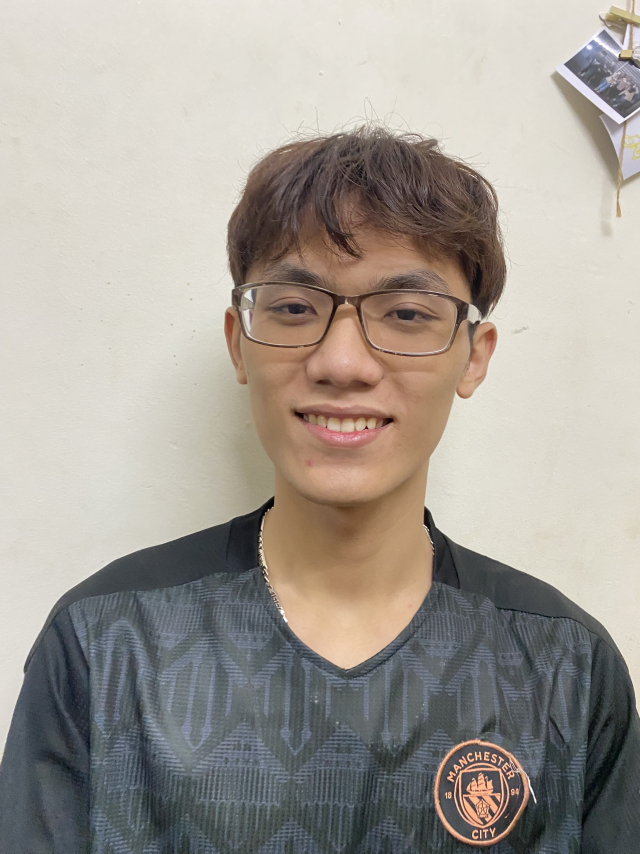
#> input picture Task #0103/cv.jpg, 1920 x 2560 px (shown at 1/3 size)
$ python open.py
#> lines starting #> are read from the running program, lines starting #| are printed output that depends on the picture; after the words box and inside, x2 and y2 are one past the last pixel; in counts of white or black regions, pixels touching at a corner belong together
import cv2
import numpy as np

image = cv2.imread('cv.jpg', cv2.THRESH_BINARY)
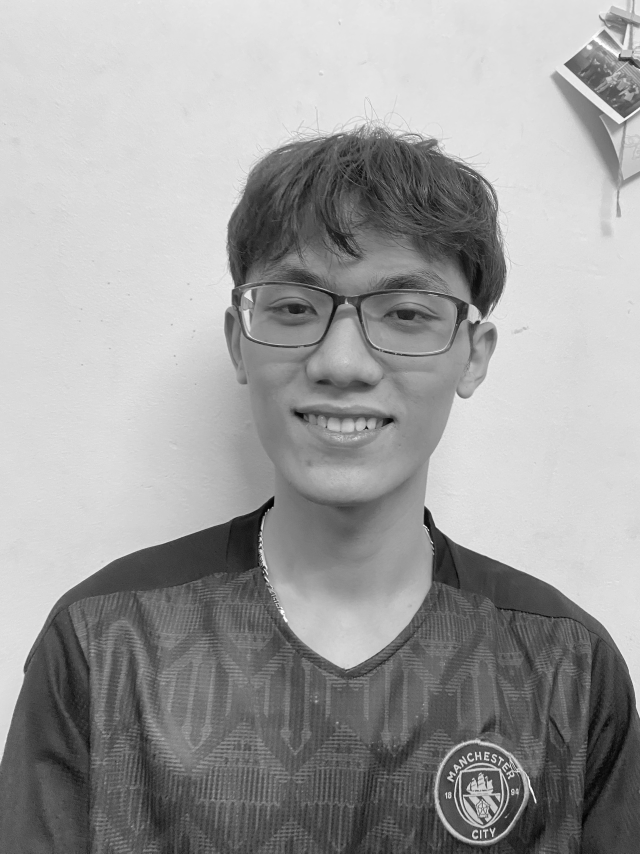
#> image: shape (2560, 1920) (shown at 1/3 size); min 0, max 255, mean 158.1
image = cv2.resize(image, (600, 800))
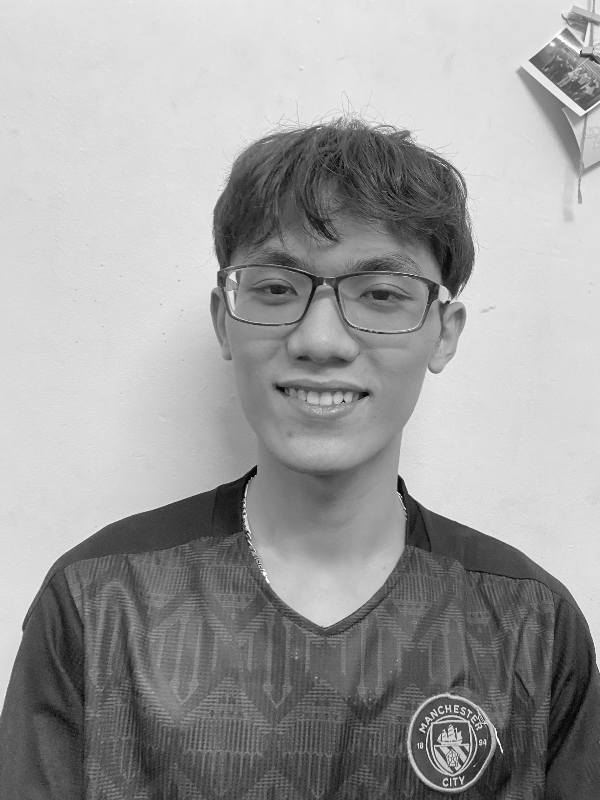
#> image: shape (800, 600); min 0, max 255, mean 158

th, img = cv2.threshold(image,127, 255, cv2.THRESH_BINARY)
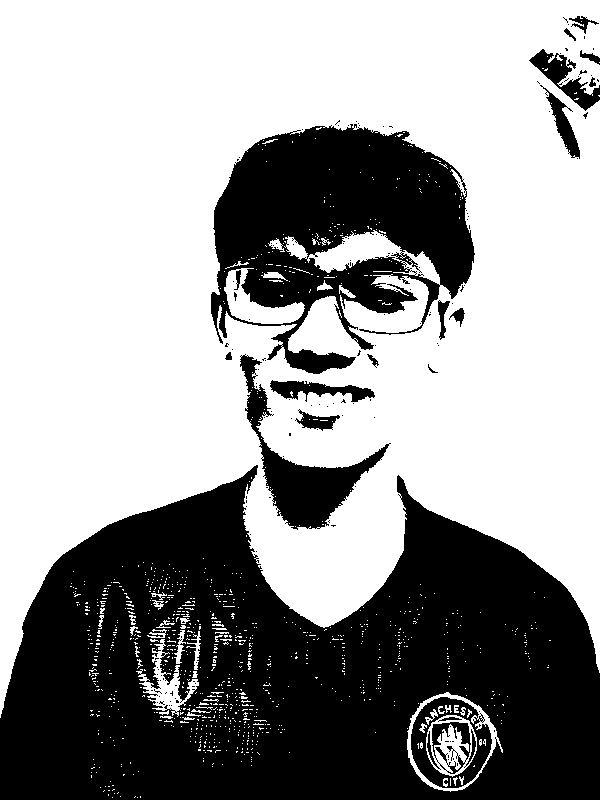
#> img: shape (800, 600); 61.1% white; 160 black regions (138 under 20 px), largest, box (x1, y1, x2, y2) and area: (0, 465, 600, 800) 134192, (211, 124, 475, 374) 37353, (240, 354, 391, 530) 6161

kernel = np.ones((5,5), np.uint8)
erosion = cv2.erode(img, kernel, iterations=1)
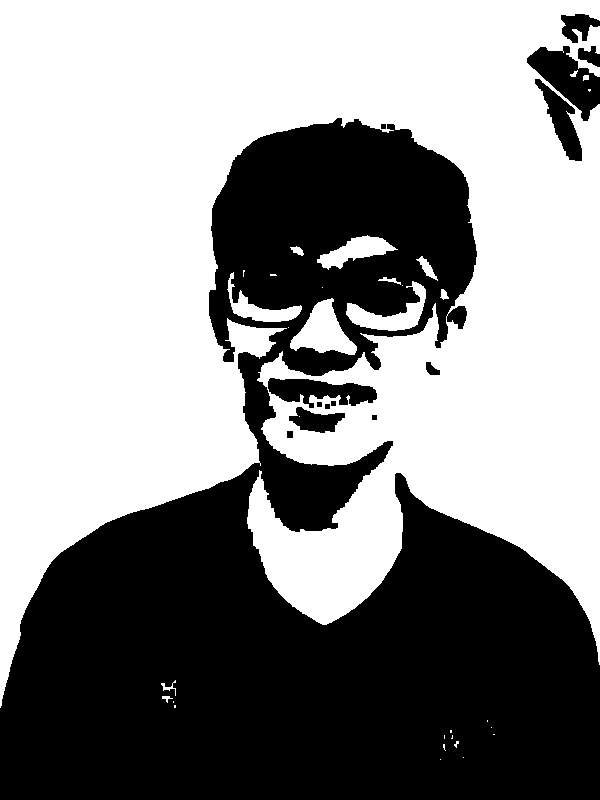
#> erosion: shape (800, 600); 56% white; 14 black regions, largest, box (x1, y1, x2, y2) and area: (0, 118, 600, 800) 202989, (527, 46, 600, 121) 2569, (268, 378, 377, 408) 1940
dilation = cv2.dilate(img, kernel, iterations=1)
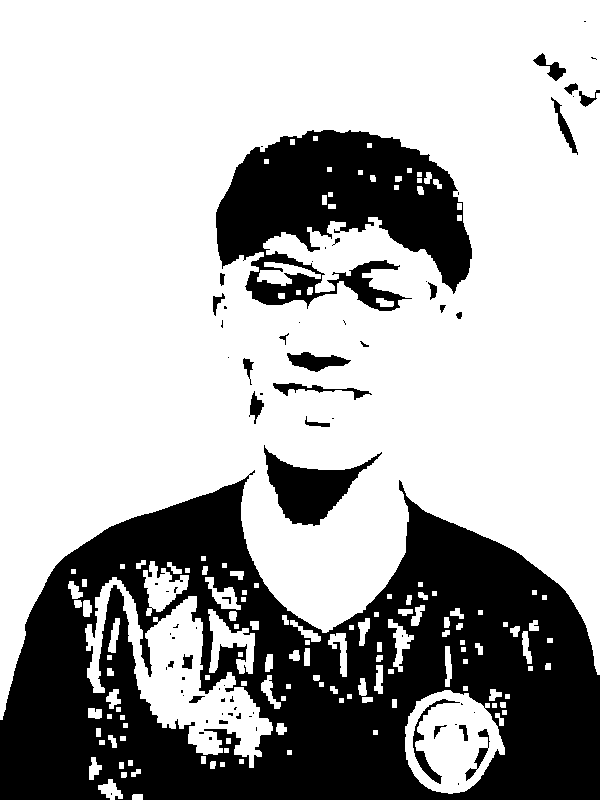
#> dilation: shape (800, 600); 69.4% white; 75 black regions (45 under 20 px), largest, box (x1, y1, x2, y2) and area: (0, 470, 600, 800) 111457, (216, 130, 472, 311) 26890, (264, 445, 382, 526) 3960
opening = cv2.morphologyEx(img, cv2.MORPH_OPEN, kernel)
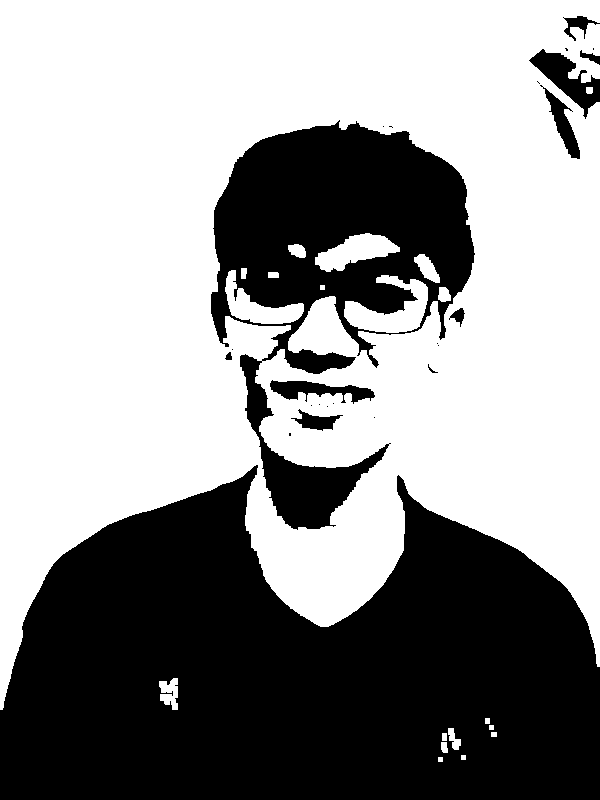
#> opening: shape (800, 600); 59.1% white; 25 black regions (14 under 20 px), largest, box (x1, y1, x2, y2) and area: (0, 465, 600, 800) 144840, (211, 120, 475, 530) 46649, (529, 49, 600, 119) 1829
closing = cv2.morphologyEx(img, cv2.MORPH_CLOSE, kernel)
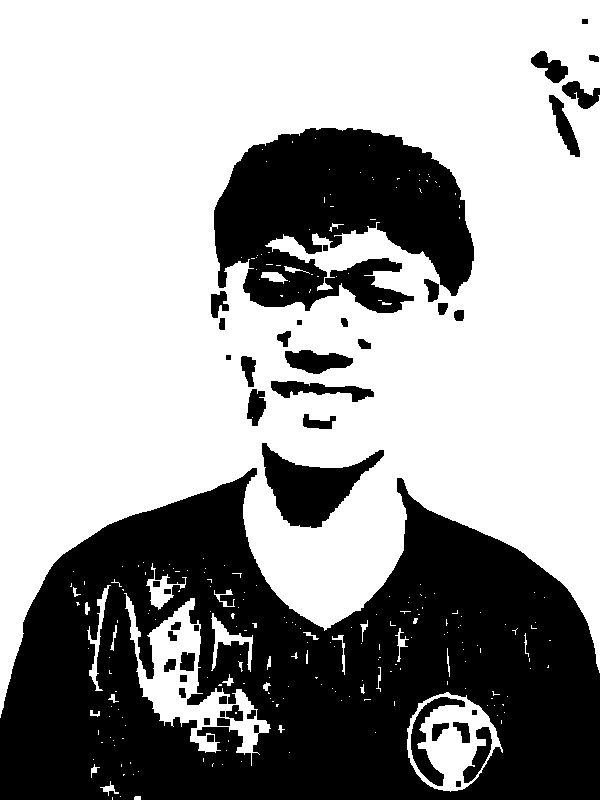
#> closing: shape (800, 600); 63.7% white; 46 black regions, largest, box (x1, y1, x2, y2) and area: (0, 468, 600, 800) 126801, (214, 128, 474, 313) 32455, (262, 443, 384, 528) 4856

cv2.imshow("erosion", erosion)
cv2.imshow("dilation", dilation)
cv2.imshow("opening", opening)
cv2.imshow("closing", closing)

cv2.waitKey(0)
cv2.destroyAllWindows()

$ run again, with Task #0103/city.jpg copied over Task #0103/cv.jpg
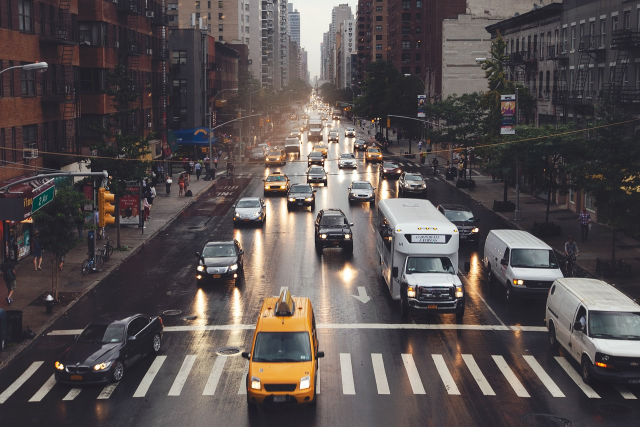
#> input picture Task #0103/city.jpg, 1280 x 853 px (shown at 1/2 size)
#> `th, img = cv2.threshold(image,127, 255, cv2.THRESH_BINARY)`:
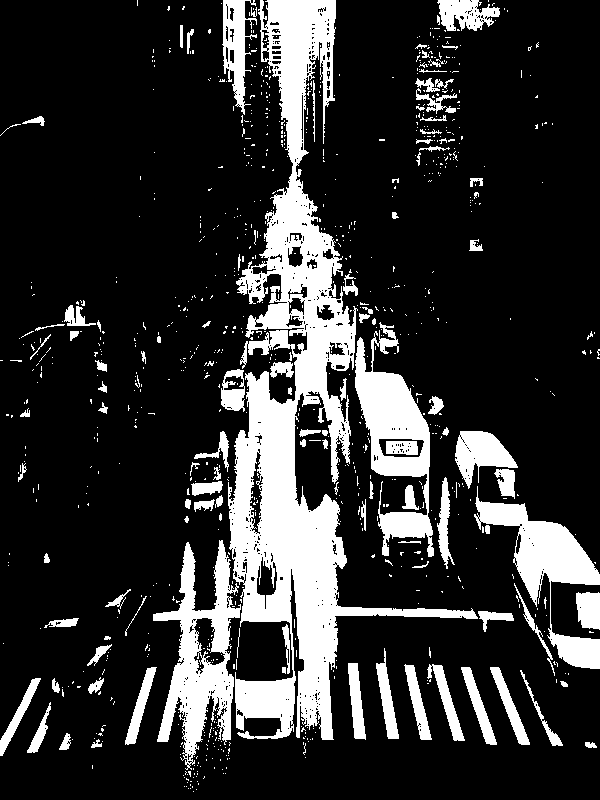
#> img: shape (800, 600); 19.1% white; 949 white regions (837 under 20 px), largest, box (x1, y1, x2, y2) and area: (228, 0, 478, 740) 45000, (153, 540, 241, 770) 8020, (355, 322, 434, 557) 7388
#> erosion: shape (800, 600); 10.2% white; 119 white regions (68 under 20 px), largest, box (x1, y1, x2, y2) and area: (231, 374, 474, 738) 15457, (357, 342, 428, 475) 4082, (478, 504, 600, 598) 4041
#> dilation: shape (800, 600); 31% white; 202 white regions, largest, box (x1, y1, x2, y2) and area: (151, 0, 600, 794) 111965, (413, 35, 465, 178) 4769, (428, 0, 510, 42) 2165
#> opening: shape (800, 600); 15.6% white; 95 white regions, largest, box (x1, y1, x2, y2) and area: (229, 372, 476, 740) 20370, (264, 172, 356, 450) 8568, (153, 544, 240, 750) 6642
#> `closing = cv2.morphologyEx(img, cv2.MORPH_CLOSE, kernel)`:
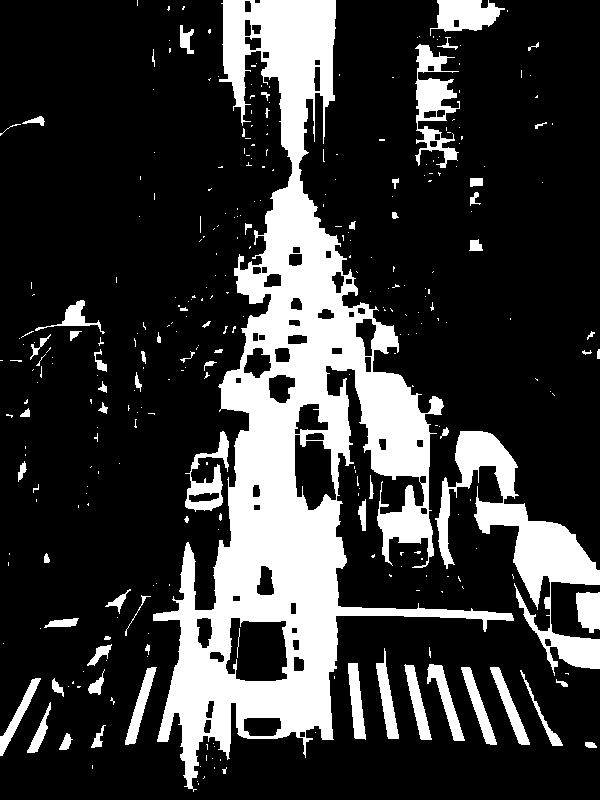
#> closing: shape (800, 600); 22.1% white; 321 white regions (251 under 20 px), largest, box (x1, y1, x2, y2) and area: (153, 0, 514, 792) 76778, (435, 431, 600, 676) 10848, (415, 44, 460, 168) 2452
